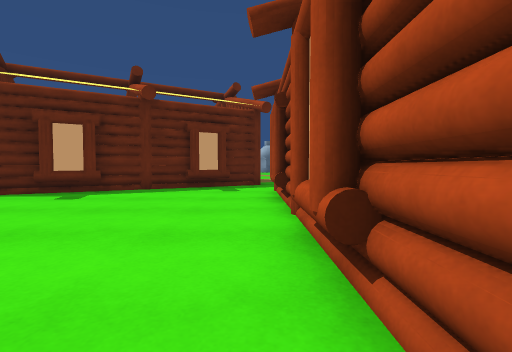
View 1 (above)

21 first-person views from a walk through a 3-D level made in the Unity game engine. The camera is 0.72 m above the floor, tilts 2° down and sees 85° across. Doors are open. The floor is counted in squares, 1 m on a side. Each view is taken from the middle of a square. On the plan, view 1 faces up. The plan holds only what a view shows up to about 10 squares ahead; the rest is blank. The place goes on beyond the plan.

View 2
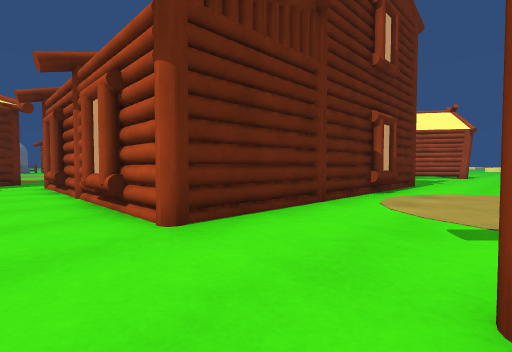

View 3
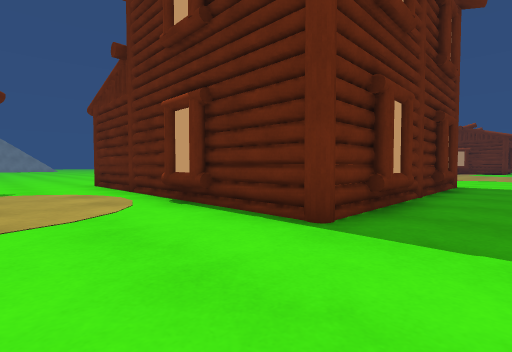

View 4
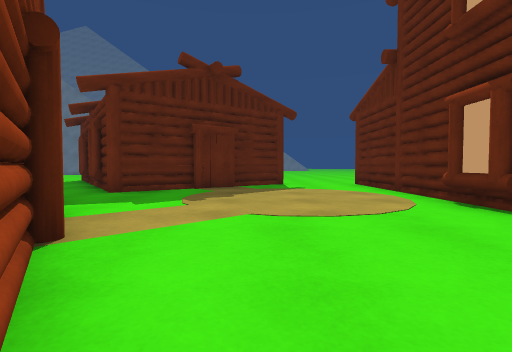

View 5
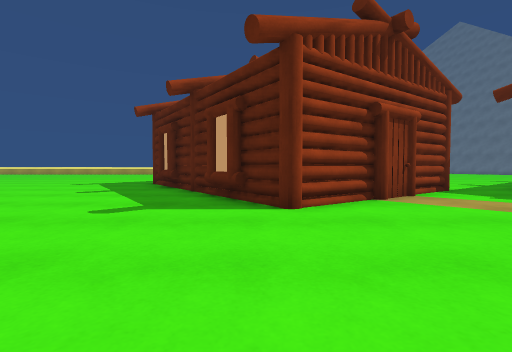

View 6
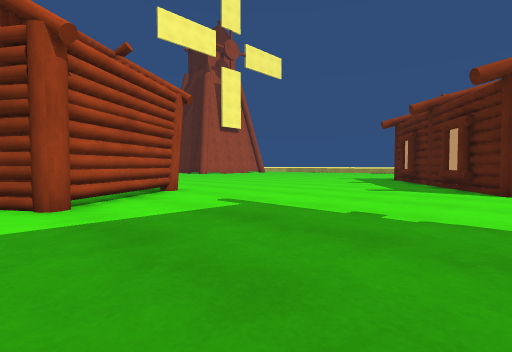

View 7
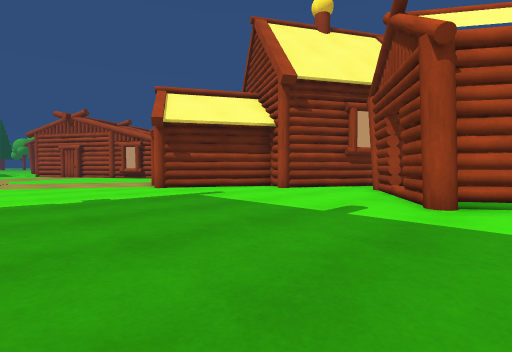

View 8
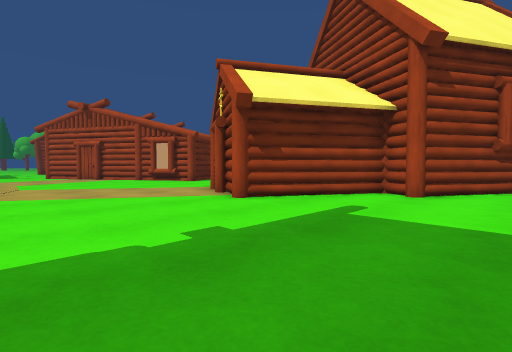

View 9
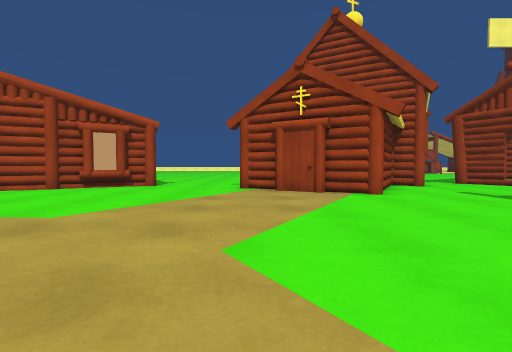

View 10
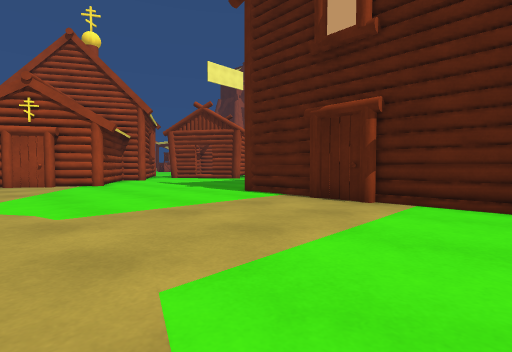

View 11
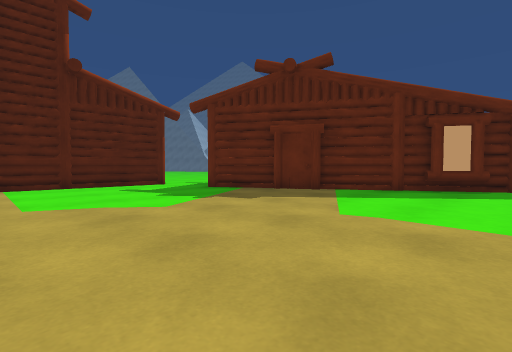

View 12
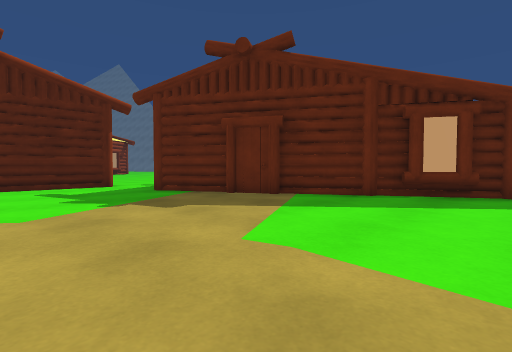

View 13
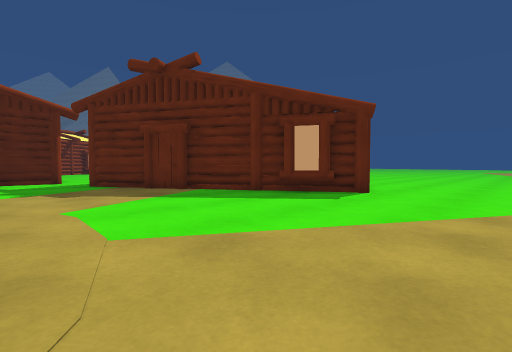

View 14
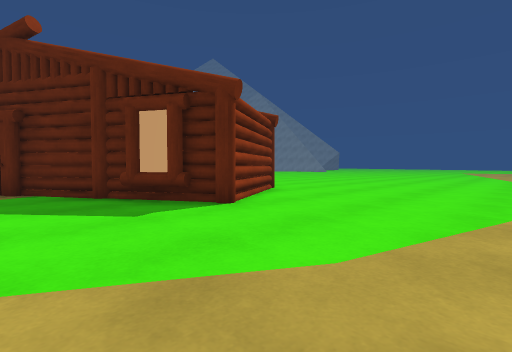

View 15
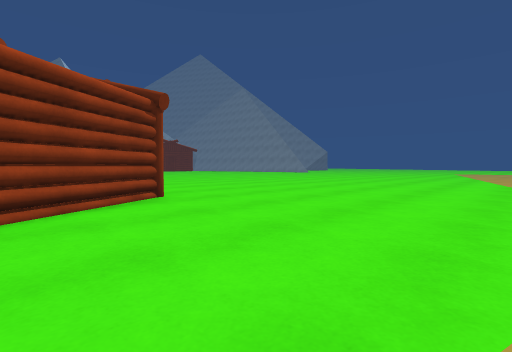

View 16
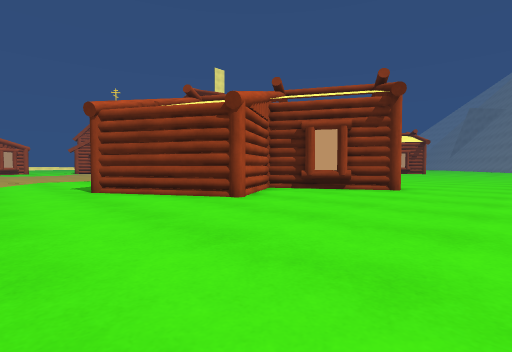

View 17
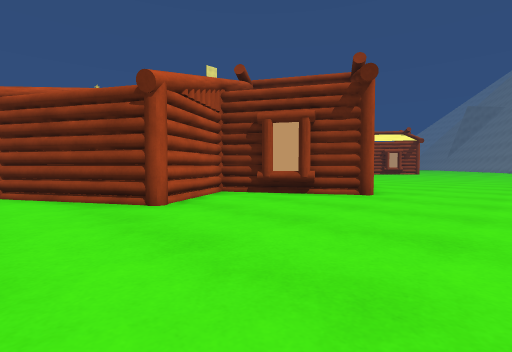

View 18
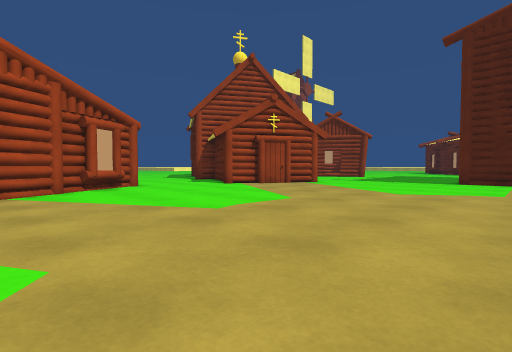

View 19
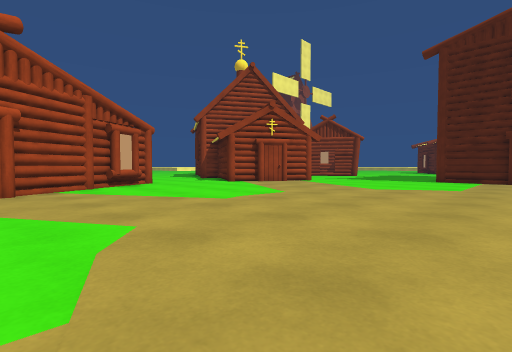

View 20
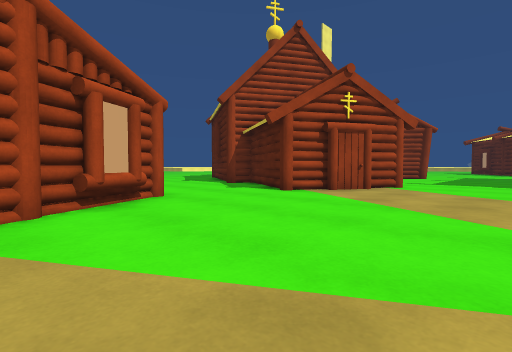

View 21
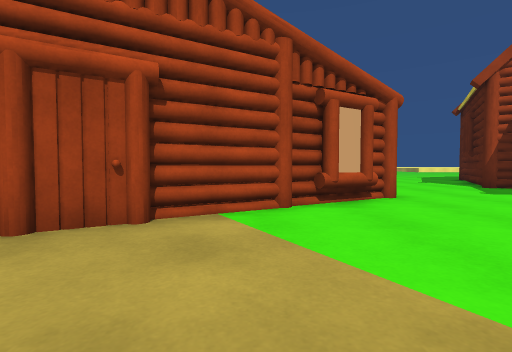

### Floor plan
Key: @ floor where view 1 was taken; # wall or solid block; . floor; H house; C brown cylinder.
Columns run from 13 left of view 1 to 18 right of it. Each row starts with its distance up from view 1.
 23 .............       ........H#
 22 .................   .........H
 21 .................   ..........#
 20 .................   ..........H
 19 .........H.....................H
 18 .......H#H.....................H
 17 .....H####H.....................
 16 .....H#  ##.....................
 15 ......#   #H....................
 14 .....H#   ##H.................C#
 13 ....#H#     H................###
 12 ...H#       #................#
 11 ....         H..............C#
 10 ....H      #H................###
  9 ....     ###...................#
  8  ...   #H#....C#########.......C
  7  ..   H#.....#C        C........
  6        ......C#        C........
  5         ......#        #........
  4          .....C        #......CC
  3           ...#C        C.....CC
  2            ..C#        C......#C
  1             ..##       #.......C
  0             .@C####CC###.......C
 -1             ....................
 -2             ....................
 -3             . H.................
 -4                ................
 -5                H........H#.....
 -6                 H.....H####.....
 -7                 #H...H##  H.....
 -8                  H.H#     ##....
 -9                 H...       ##...
-10                #...         H...

Where each view was taken, in squares from view 1:
view 1: 0 up, 0 right, facing up
view 2: 3 down, 1 left, facing up-right
view 3: 3 down, 12 right, facing up-left
view 4: 4 down, 12 right, facing left
view 5: 0 up, 12 right, facing down
view 6: 4 up, 11 right, facing down-right
view 7: 2 up, 11 right, facing up-right
view 8: 6 up, 11 right, facing up-right
view 9: 14 up, 8 right, facing right
view 10: 14 up, 4 right, facing down-right
view 11: 19 up, 6 right, facing down-left
view 12: 19 up, 4 right, facing down-left
view 13: 22 up, 3 right, facing down-left
view 14: 23 up, 1 left, facing down-left
view 15: 23 up, 5 left, facing down-left
view 16: 21 up, 13 left, facing down-right
view 17: 19 up, 13 left, facing down-right
view 18: 22 up, 8 right, facing down-right
view 19: 23 up, 7 right, facing down-right
view 20: 21 up, 12 right, facing down-right
view 21: 21 up, 12 right, facing right
